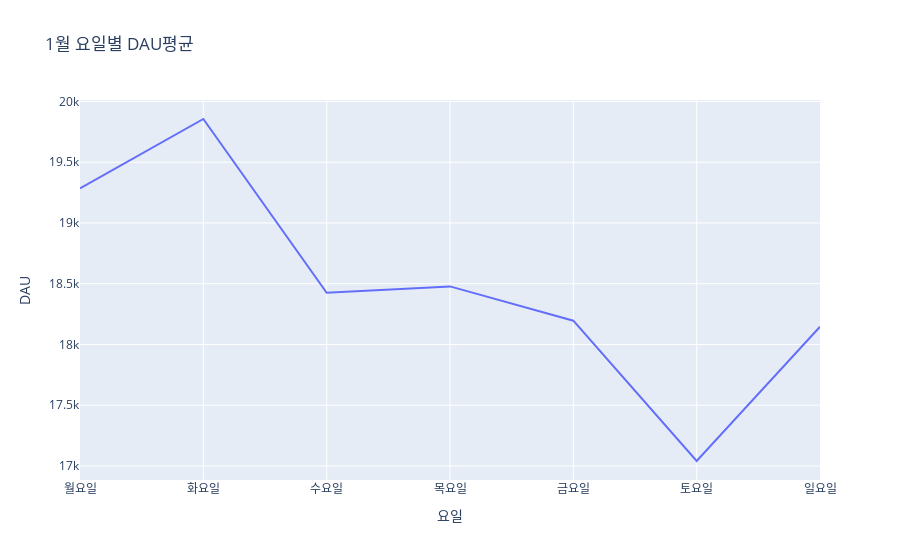

Notebook code for this chart:
### Markdown cell above
### **요일별 DAU평균의 변화를 시각화하기**
***

### Code cell
fig = px.line(dau_by_day,x='요일',y='DAU',title='1월 요일별 DAU평균')
fig

### Figure 1 — Plotly figure (JSON) as saved in the notebook; plotly's stock layout.template omitted (floating-point values rounded to 4 significant figures)
{"data": [{"hovertemplate": "요일=%{x}<br>DAU=%{y}<extra></extra>", "legendgroup": "", "line": {"color": "#636efa", "dash": "solid"}, "marker": {"symbol": "circle"}, "mode": "lines", "name": "", "orientation": "v", "showlegend": false, "type": "scatter", "x": ["월요일", "화요일", "수요일", "목요일", "금요일", "토요일", "일요일"], "xaxis": "x", "y": [19280.0, 19860.0, 18430.0, 18480.0, 18200.0, 17041, 18150.0], "yaxis": "y"}], "layout": {"legend": {"tracegroupgap": 0}, "title": {"text": "1월 요일별 DAU평균"}, "xaxis": {"anchor": "y", "domain": [0, 1], "title": {"text": "요일"}}, "yaxis": {"anchor": "x", "domain": [0, 1], "title": {"text": "DAU"}}}}
